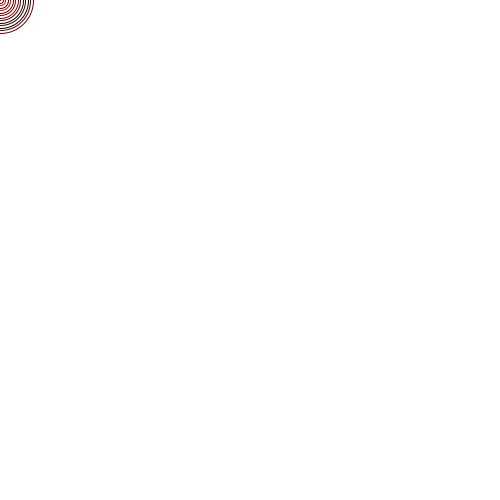
Frame 1 (no input)
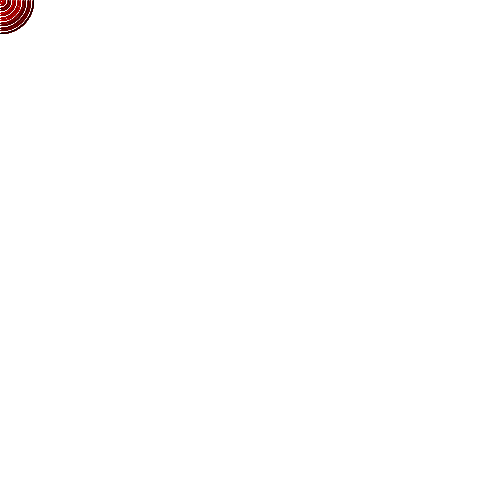
Frame 60 (the mouse pressed at the canvas centre just before this capture)
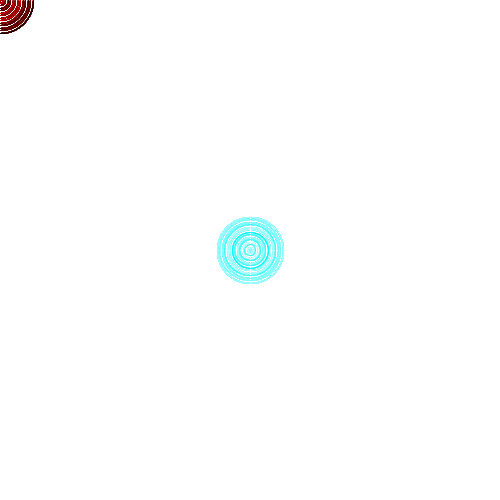
Frame 120 (the mouse held since frame 60 and released just before this capture)

The Processing sketch that drew these frames (run headless with seeded random() and noise(); from frame 60 on, the mouse is pressed at the canvas centre):

// Processing sketch: processing_66680
// ── processing_66680.pde

void setup(){
  size(500,500);
  smooth();
  background(255);
}

void draw(){
  for (int i=1;i<70;i+=5){
  myFunction(i,i);
}
  
}

void myFunction (int circw, int circh){
  noFill();
  stroke(random(255),mouseY,mouseX);
  ellipse(mouseX, mouseY, circw,circh);
}
